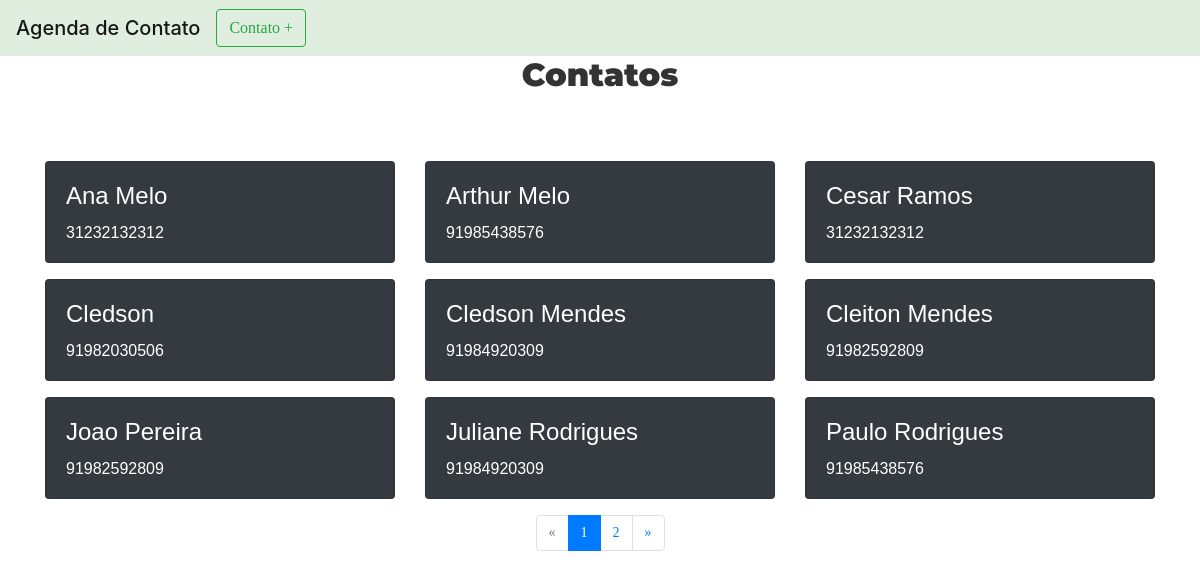
The page / on the database its author committed.
### core/models.py (models this page shows, shortened)
class Contato(models.Model):
    nome = models.CharField('Nome', max_length=100)
    email = models.EmailField('Email', max_length=100)
    phone = models.CharField('Telefone', max_length=11)
    endereco = models.CharField('Endereço', max_length=200)

### core/views.py (the view)
# urls.py: path('', IndexView.as_view(), name='index'),
class IndexView(ListView):
    models = Contato
    template_name = 'index.html'
    queryset = Contato.objects.all()
    context_object_name = 'contatos'
    paginate_by = 9
    ordering = 'nome'

### core/templates/index.html
{% extends 'base.html' %}
{% load static %}
{% block content %}
</div>
</nav>
      <div class="container">
        <div class="section-header text-center contact100-form-title">
          <h2 class="section-title wow fadeInDown" data-wow-delay="0.3s">Contatos</h2>
        </div>
<div class="row">
    {% for contato in contatos %}
        <a class="col-sm-6 col-md-4" href="{% url 'info_contato' contato.pk %}"
           style="text-decoration: None;">
            <div class="card text-white bg-dark mb-3" style="max-width: 36rem;">
            <div class="card-body">
                <h4 class="card-title" style="font-family: Arial;">{{ contato.nome }}</h4>
                <h6 class="card-text" style="font-family: Arial;">{{ contato.phone }}</h6>
            </div>
            </div>
        </a>
    {% endfor %}
</div>
</div>
<div class="container">
    <div class="row justify-content-md-center">
        {% include 'paginacao.html' %}
    </div>
</div>
{% endblock %}

### core/templates/base.html (shortened to what this page needs)
{% load static %}
<!DOCTYPE html>
<html lang="pt-br">
<head>
	<link rel="stylesheet" type="text/css" href="{% static 'vendor/bootstrap/css/bootstrap.min.css' %}">
	<link rel="stylesheet" type="text/css" href="{% static 'fonts/font-awesome-4.7.0/css/font-awesome.min.css' %}">
	<link rel="stylesheet" type="text/css" href="{% static 'fonts/iconic/css/material-design-iconic-font.min.css' %}">
	<link rel="stylesheet" type="text/css" href="{% static 'vendor/animate/animate.css' %}">
	<link rel="stylesheet" type="text/css" href="{% static 'vendor/css-hamburgers/hamburgers.min.css' %}">
	<link rel="stylesheet" type="text/css" href="{% static 'vendor/animsition/css/animsition.min.css' %}">
	<link rel="stylesheet" type="text/css" href="{% static 'vendor/select2/select2.min.css' %}">
	<link rel="stylesheet" type="text/css" href="{% static 'vendor/daterangepicker/daterangepicker.css' %}">
	<link rel="stylesheet" type="text/css" href="{% static 'vendor/noui/nouislider.min.css' %}">
	<link rel="stylesheet" type="text/css" href="{% static 'css/util.css' %}">
	<link rel="stylesheet" type="text/css" href="{% static 'css/main.css' %}">
	<link rel="stylesheet" href="https://stackpath.bootstrapcdn.com/bootstrap/4.1.3/css/bootstrap.min.css">
</head>
<body>
<nav class="navbar navbar-expand-lg navbar-light" style="background-color: #E0EEE0;">
  <a class="navbar-brand mb-0 h1" href="{% url 'index' %}">Agenda de Contato</a>
  <div class="collapse navbar-collapse" id="navbarSupportedContent">
    <ul class="navbar-nav mr-auto">
      <li class="nav-item active">
        <a type="button" class="btn btn-outline-success" href="{% url 'add_contato' %}">Contato + </a>
      </li>
	</ul>
{% block content %}{% endblock %}
</body>
</html>

### core/templates/paginacao.html
{% if is_paginated %}
            <nav aria-label="navegacao-paginacao">
                <ul class="pagination">
                    {% if page_obj.has_previous %}
                        <li class="page-item"><a class="page-link" href="?page={{ page_obj.previus_page_number }}">&laquo;</a></li>
                    {% else %}
                        <li class="page-item disabled"><a class="page-link" href="#">&laquo;</a></li>
                    {% endif %}
                    {% for num in paginator.page_range %}
                        {% if page_obj.number == num %}
                            <li class="page-item active"><a class="page-link" href="#">{{ num }}</a></li>
                        {% else %}
                            <li class="page-item"><a class="page-link" href="?page={{ num }}">{{ num }}</a></li>
                        {% endif%}
                    {% endfor %}
                    {% if page_obj.has_next %}
                        <li class="page-item"><a class="page-link" href="?page={{ page_obj.next_page_number }}">&raquo;</a></li>
                    {% else %}
                        <li class="page-item disabled"><a class="page-link" href="#">&raquo;</a></li>
                    {% endif%}
                </ul>
            </nav>
        {% endif %}

### core/static/css/main.css (style rules this page uses)
* { margin: 0px; padding: 0px; box-sizing: border-box; }
body, html { height: 100%; font-family: Poppins-Regular, sans-serif; }
a { font-family: Poppins-Regular; font-size: 14px; line-height: 1.7; color: #666666; margin: 0px; transition: all 0.4s; -webkit-transition: all 0.4s; -o-transition: all 0.4s; -moz-transition: all 0.4s; }
h1,h2,h3,h4,h5,h6 { margin: 0px; }
ul, li { margin: 0px; list-style-type: none; }
.container { max-width: 1200px; }
.contact100-form-title { display: block; width: 100%; font-family: Montserrat-Black; font-size: 39px; color: #333333; line-height: 1.2; text-align: center; padding-bottom: 59px; }

### rows shown on the page
Contato: nome "Ana Melo", phone "31232132312"
Contato: nome "Arthur Melo", phone "91985438576"
Contato: nome "Cesar Ramos", phone "31232132312"
Contato: nome "Cledson", phone "91982030506"
Contato: nome "Cledson Mendes", phone "91984920309"
Contato: nome "Cleiton Mendes", phone "91982592809"
Contato: nome "Joao Pereira", phone "91982592809"
Contato: nome "Juliane Rodrigues", phone "91984920309"
Contato: nome "Paulo Rodrigues", phone "91985438576"

### other values the page prints
{{ num }} "1"
{{ num }} "2"
